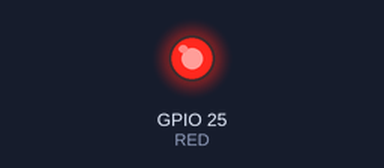
The program below on a simulated Raspberry Pi (BCM pin numbers). Parts: output pins drawn as LEDs (lit = HIGH). At 2.0 s the program stops and its outputs stay as they are.

Above: at 0.1 s.
At 2.1 s:
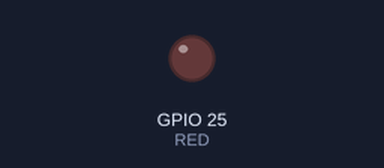
Timing chart, 0 to 3.5 s (numbered marks = the images above):
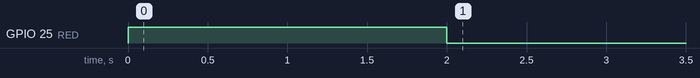

Measured:
- by itself, GPIO 25 (RED): LOW → HIGH at 0.00 s, → LOW 2.0 s later

The program:

led2.py
```python
import RPi.GPIO as GPIO
import time


RED=25  #GPIO-number

GPIO.setmode(GPIO.BCM)
#GPIO.setwarnings(False)

GPIO.setup(RED,GPIO.OUT)
GPIO.output(RED,GPIO.LOW)

GPIO.output(RED,GPIO.HIGH)
time.sleep(2)
GPIO.output(RED,GPIO.LOW)
```
